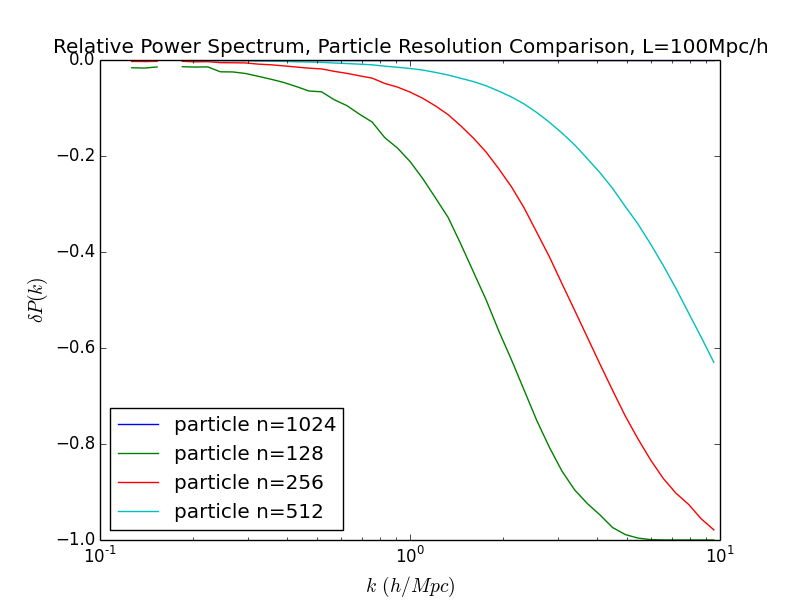

Recreate this plot in Python.
import os
import re
import numpy as np
import matplotlib.pyplot as plt

result_dir = '../../../results/'
results = os.listdir(result_dir)

npattern = re.compile(r'_n(\d+)')

simtypes = ['particle']
for simtype in simtypes:
	params = [simtype,'b100','t0.005','h2','z50']
	filenames = [filename for filename in results if all(param in filename for param in params)]
	base = [filename for filename in filenames if 'n1024' in filename][0]

	kvalues_base, ps_base = np.loadtxt(result_dir+base, unpack=True)

	for filename in filenames:
		n = npattern.findall(filename)[0]
		kvalues, ps = np.loadtxt(result_dir+filename, unpack=True)
		ps = (ps - ps_base)/ps_base

		style = '-'
		plt.semilogx(kvalues, ps, style, label=simtype+' n='+n)

plt.xlim([1e-1,1e1])
plt.xlabel('$k \, (h/Mpc)$', fontsize=14)
plt.ylabel('$\delta P(k)$', fontsize=14)
plt.title('Relative Power Spectrum, Particle Resolution Comparison, L=100Mpc/h')
plt.legend(numpoints=1, loc='best')
plt.savefig('resolution_particle.png')

plt.show()